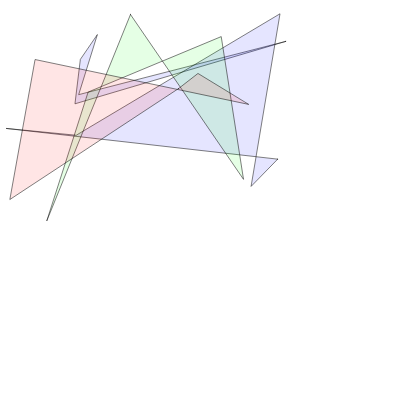
Frame 1 (no input)
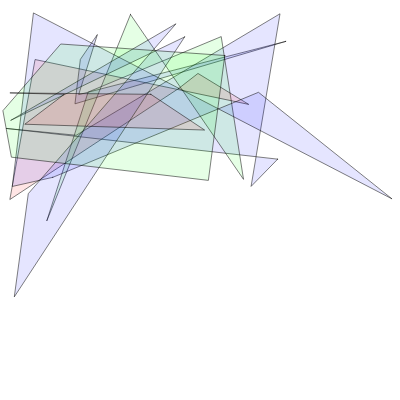
Frame 2 (the mouse pressed at the canvas centre, redrawn once)

The p5.js sketch that drew these frames (run headless with seeded random() and noise() and a simulated clock; the mouse was pressed at the canvas centre and the sketch redrawn once):

// p5.js sketch
// ── sketch.js
function preload(){
  // preload assets
}

function setup() {
  createCanvas(400, 400);

}

function draw() {

  fill('rgba(0, 0, 255, 0.1)');
  strokeWeight(0.5);
  frameRate(1.5);

  beginShape();
  vertex(random(0,400), random(0,200)); 
  vertex(random(0,100), random(0,300)); 
  vertex(random(0,100), random(0,200)); 
  vertex(random(0,400), random(0,200)); 
  vertex(random(0,300), random(0,200)); 
  endShape(CLOSE); 

  beginShape();
  vertex(random(0,400), random(0,200)); 
  vertex(random(0,100), random(0,300)); 
  vertex(random(0,100), random(0,200)); 
  vertex(random(0,400), random(0,200)); 
  vertex(random(0,300), random(0,200)); 
  endShape(CLOSE); 

  fill('rgba(0, 255, 0, 0.1)');
  beginShape();
  vertex(random(0,400), random(0,200)); 
  vertex(random(0,100), random(0,300)); 
  vertex(random(0,100), random(0,200)); 
  vertex(random(0,400), random(0,200)); 
  vertex(random(0,300), random(0,200)); 
  endShape(CLOSE); 

  fill('rgba(255, 0, 0, 0.1)');
  beginShape();
  vertex(random(0,400), random(0,200)); 
  vertex(random(0,100), random(0,300)); 
  vertex(random(0,100), random(0,200)); 
  vertex(random(0,400), random(0,200)); 
  vertex(random(0,300), random(0,200)); 
  endShape(CLOSE); 

  noLoop();
  
  /*beginShape();
  vertex(random(0,400), random(0,400)); 
  vertex(random(0,400), random(0,400)); 
  vertex(random(0,400), random(0,400)); 
  vertex(random(0,400), random(0,400)); 
  vertex(60, 230);
  vertex(370, 80);
  endShape(CLOSE); */

/*const radius = random(100, 200);
beginShape();
for(let angle = 0; angle < 360; angle += 60) {
  let x = radius * cos(Math.PI / 180 * angle);
  let y = radius * cos(Math.PI / 180 * angle);
  vertex(x, y);
}
endShape(CLOSE);
}*/
}
